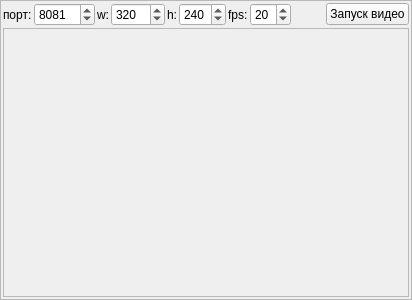
<?xml version="1.0" encoding="UTF-8"?>
<ui version="4.0">
 <class>Frame</class>
 <widget class="QFrame" name="Frame">
  <property name="geometry">
   <rect>
    <x>0</x>
    <y>0</y>
    <width>412</width>
    <height>300</height>
   </rect>
  </property>
  <property name="windowTitle">
   <string>Frame</string>
  </property>
  <property name="frameShape">
   <enum>QFrame::StyledPanel</enum>
  </property>
  <property name="frameShadow">
   <enum>QFrame::Raised</enum>
  </property>
  <layout class="QVBoxLayout" name="verticalLayout">
   <property name="spacing">
    <number>2</number>
   </property>
   <property name="margin">
    <number>2</number>
   </property>
   <item>
    <layout class="QHBoxLayout" name="horizontalLayout">
     <item>
      <widget class="QLabel" name="label">
       <property name="text">
        <string>порт:</string>
       </property>
      </widget>
     </item>
     <item>
      <widget class="QSpinBox" name="spinBox_port">
       <property name="maximum">
        <number>65000</number>
       </property>
       <property name="value">
        <number>8081</number>
       </property>
      </widget>
     </item>
     <item>
      <widget class="QLabel" name="label_2">
       <property name="text">
        <string>w:</string>
       </property>
      </widget>
     </item>
     <item>
      <widget class="QSpinBox" name="spinBox_w">
       <property name="maximum">
        <number>1024</number>
       </property>
       <property name="value">
        <number>320</number>
       </property>
      </widget>
     </item>
     <item>
      <widget class="QLabel" name="label_3">
       <property name="text">
        <string>h:</string>
       </property>
      </widget>
     </item>
     <item>
      <widget class="QSpinBox" name="spinBox_h">
       <property name="maximum">
        <number>768</number>
       </property>
       <property name="value">
        <number>240</number>
       </property>
      </widget>
     </item>
     <item>
      <widget class="QLabel" name="label_4">
       <property name="text">
        <string>fps:</string>
       </property>
      </widget>
     </item>
     <item>
      <widget class="QSpinBox" name="spinBox_fps">
       <property name="maximum">
        <number>30</number>
       </property>
       <property name="value">
        <number>20</number>
       </property>
      </widget>
     </item>
     <item>
      <spacer name="horizontalSpacer">
       <property name="orientation">
        <enum>Qt::Horizontal</enum>
       </property>
       <property name="sizeType">
        <enum>QSizePolicy::Expanding</enum>
       </property>
       <property name="sizeHint" stdset="0">
        <size>
         <width>294</width>
         <height>20</height>
        </size>
       </property>
      </spacer>
     </item>
     <item>
      <widget class="QPushButton" name="pushButton_start_video">
       <property name="text">
        <string>Запуск видео</string>
       </property>
      </widget>
     </item>
    </layout>
   </item>
   <item>
    <widget class="QFrame" name="frame">
     <property name="sizePolicy">
      <sizepolicy hsizetype="Expanding" vsizetype="Expanding">
       <horstretch>0</horstretch>
       <verstretch>0</verstretch>
      </sizepolicy>
     </property>
     <property name="frameShape">
      <enum>QFrame::StyledPanel</enum>
     </property>
     <property name="frameShadow">
      <enum>QFrame::Raised</enum>
     </property>
     <layout class="QVBoxLayout" name="verticalLayout_2">
      <property name="spacing">
       <number>0</number>
      </property>
      <property name="margin">
       <number>0</number>
      </property>
     </layout>
    </widget>
   </item>
  </layout>
 </widget>
 <resources>
  <include location="../../res.qrc"/>
 </resources>
 <connections/>
</ui>
